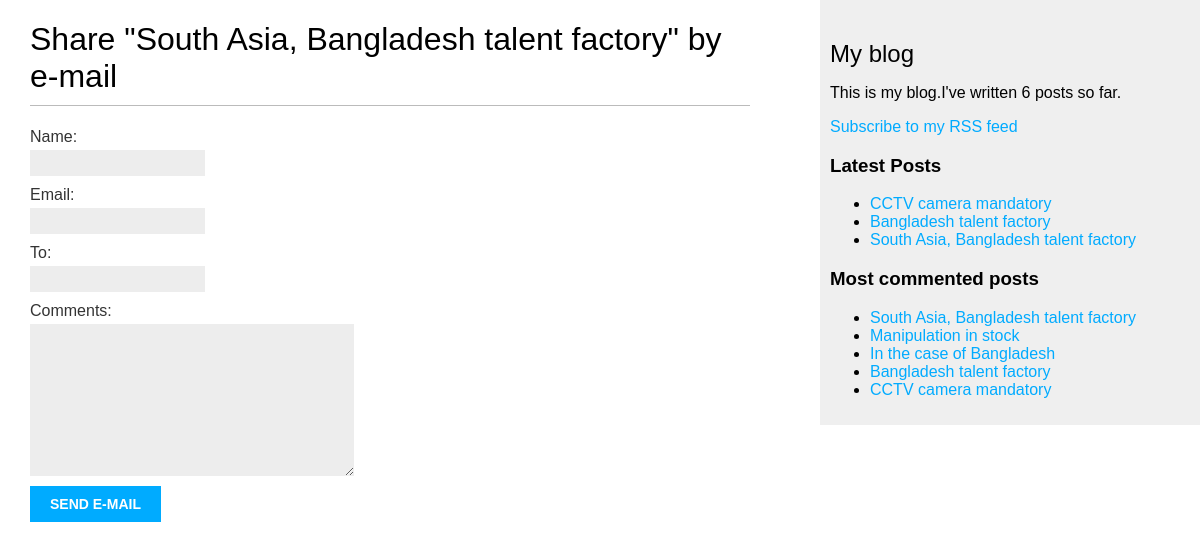
The app's page /2/share/ with its own data.
### blog/models.py (models this page shows, shortened)
class Post(models.Model):
    STATUS_CHOICES = (
    ('draft', 'Draft'),
    ('published', 'Published'),
    )
    title = models.CharField(max_length=250)
    slug = models.SlugField(max_length=250, unique_for_date='publish')
    author = models.ForeignKey(User,on_delete=models.CASCADE, related_name='blog_posts')
    body = models.TextField()
    publish = models.DateTimeField(default=timezone.now)
    created = models.DateTimeField(auto_now_add=True)
    updated = models.DateTimeField(auto_now=True)
    status = models.CharField(max_length=10,choices=STATUS_CHOICES,default='draft')
    objects = models.Manager() # The default manager.
    published = PublishedManager() # Our custom manager.
    tags = TaggableManager()
    class Meta:
        ordering = ('-publish',)
    def get_absolute_url(self):
        return reverse('post_detail',
            args=[self.publish.year,
            self.publish.month,
            self.publish.day, self.slug])

### blog/views.py (the view, shortened to what this page needs)
# urls.py: path('<int:post_id>/share/', views.post_share, name='post_share'),
def post_share(request, post_id):
    post = get_object_or_404(Post, id=post_id, status='published')
    form = EmailPostForm()
    sent = False
    context = {'post':post, 'sent':sent, 'form':form}
    return render(request, 'blog/share.html', context)

### blog/forms.py
class EmailPostForm(forms.Form):
    name = forms.CharField(max_length=25)
    email = forms.EmailField()
    to = forms.EmailField()
    comments = forms.CharField(required=False, widget=forms.Textarea)

### blog/templatetags/blog_tags.py (called while the page is built)
@register.simple_tag
def total_post():
    return Post.objects.count()

@register.inclusion_tag('blog/latest_posts.html')
def show_latest_post(count=5):
    latest_post = Post.objects.order_by('-publish')[:count]
    return {'latest_post':latest_post}

@register.simple_tag
def most_commented_post(count=5):
    return Post.objects.annotate(total_comments=Count('comments')).order_by('-total_comments')[:count]

### blog/templates/blog/share.html (shortened to what this page needs)
{% extends "blog/base.html" %}
{% block content %}
  {% if sent %}
    <h1>E-mail successfully sent</h1>
    <p>
      "{{ post.title }}" was successfully sent to {{ form.cleaned_data.to }}.
    </p>
  {% else %}
    <h1>Share "{{ post.title }}" by e-mail</h1>
    <form method="post" novalidate>
      {{ form.as_p }}
      <input type="submit" value="Send e-mail">
    </form>
  {% endif %}
{% endblock %}

### blog/templates/blog/base.html (shortened to what this page needs)
{% load blog_tags %}
{% load static %}
<!DOCTYPE html>
<html>
<head>
  <link rel="stylesheet" href="{% static 'css/main.css' %}">
</head>
<body>
  <div id="content">
    {% block content %}
    {% endblock %}
  </div>
  <div id="sidebar">
    <h2>My blog</h2>
    <p>This is my blog.I've written {% total_post %} posts so far.</p>
    <p>
      <a href="{% url 'post_feed' %}">Subscribe to my RSS feed</a>
     </p>
    <h3>Latest Posts</h3>
    {% show_latest_post 3 %}
    <h3>Most commented posts</h3>
    {% most_commented_post as commented_post %}
    <ul>
      {% for post in commented_post %}
      <li><a href="{{ post.get_absolute_url }}">{{post.title}}</a></li>
      {% endfor %}
    </ul>
  </div>
</body>
</html>

### blog/templates/blog/latest_posts.html
<ul>
    {% for post in latest_post %}
    <li>
    <a href="{{ post.get_absolute_url }}">{{ post.title }}</a>
    </li>
    {% endfor %}
   </ul>

### static/css/main.css (style rules this page uses)
body { margin:0; padding:0; font-family:helvetica, sans-serif; }
a { color:#00abff; text-decoration:none; }
h1 { font-weight:normal; border-bottom:1px solid #bbb; padding:0 0 10px 0; }
h2 { font-weight:normal; margin:30px 0 0; }
#content { float:left; width:60%; padding:0 0 0 30px; }
#sidebar { float:right; width:30%; padding:10px; background:#efefef; height:100%; }
label { float:left; clear:both; color:#333; margin-bottom:4px; }
input, textarea { clear:both; float:left; margin:0 0 10px; background:#ededed; border:0; padding:6px 10px; font-size:12px; }
input[type=submit] { font-weight:bold; background:#00abff; color:#fff; padding:10px 20px; font-size:14px; text-transform:uppercase; }

### records on screen
Post: title "South Asia, Bangladesh talent factory"
Post: title "CCTV camera mandatory"
Post: title "Bangladesh talent factory"
Post: title "Manipulation in stock"
Post: title "In the case of Bangladesh"
